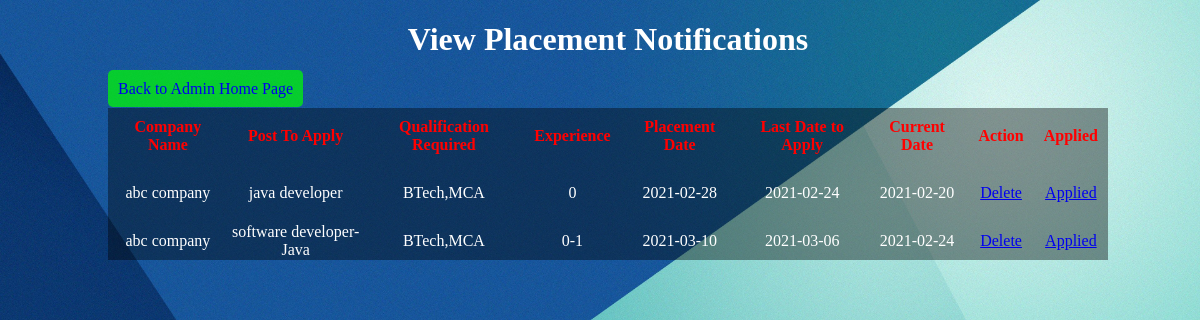
/admin_view_notification.php, run on the app's committed database.
### tables this page shows
CREATE TABLE `plcementnotificatiob_tb` (
  `noti_id` int(10) NOT NULL,
  `company_name` varchar(40) NOT NULL,
  `company_post` varchar(30) NOT NULL,
  `expeirience` varchar(10) NOT NULL,
  `add_date` date NOT NULL,
  `plcement_date` date NOT NULL,
  `last_date_to_apply` date NOT NULL,
  `qualifications` varchar(60) NOT NULL,
  `login_id` int(10) NOT NULL
);

### admin_view_notification.php (the view, shortened to what this page needs)
<?php
	require('db_connectivity.php');
?>
<!DOCTYPE html>
<html>
	<head>
		<link rel="stylesheet" href="css/view_table.css">
	</head>
	<body class="table">
	 <div>
	    <h1>View Placement Notifications</h1>
			  	<a class="add_new" href='admin_home.php'>Back to Admin Home Page</a>
		<table>
			<thead>
				<tr>
					<th>Company Name</th>
					<th>Post To Apply</th>
					<th>Qualification Required</th>
					<th>Experience</th>
					<th>Placement Date</th>
					<th>Last Date to Apply</th>
					<th>Current Date</th>
					<th>Action</th>
					<th>Applied</th>
				</tr>
			</thead>
			<tbody>
				<?php
					$sql="select * from plcementnotificatiob_tb";
					if(mysqli_query($mysql,$sql))
					{
						$result=mysqli_query($mysql,$sql);
						if(mysqli_num_rows($result)>0)
						{
							while($row=mysqli_fetch_assoc($result))
							{
								echo "<tr>
									<td>".$row['company_name']."</td>
									<td>".$row['company_post']."</td>
									<td>".$row['qualifications']." </td>
									<td>".$row['expeirience']."</td>
									<td>".$row['plcement_date']."</td>
									<td>".$row['last_date_to_apply']."</td>
									<td>".$row['add_date']."</td>
									<td><a href=delete_noti.php?id=".$row['noti_id'].">Delete</a></td>
									<td><a href=applied_students.php?id=".$row['noti_id'].">Applied</a></td>
									</tr>";
							}
						}
					}
				?>
			</tbody>
		</table>
	  </div>
	</body>
</html>

### css/view_table.css (style rules this page uses)
.table { background-image:url("../img/stud2.jpg"); background-size:cover; background-repeat:no-repeat; width:100%; }
h1 { text-align:center; color:white; }
table { border:0px solid; border-collapse:collapse; background-color:rgba(0,0,0,0.4); width:1000px; height:auto; margin-left:100px; padding:10px; margin-top:10px; }
th { margin-top:100px; border:0px solid; border-collapse:collapse; text-align:center; color:red; padding:10px; }
td { padding-top:20px; border:0px solid; margin-top:50px; border-collapse:collapse; text-align:center; color:white; }
.add_new { border:0px solid; text-decoration:none; border-radius:5px; background-color:rgba(0,255,0,0.7); margin-left:100px; width:100px; height:auto; padding:10px; }

### data on the page
plcementnotificatiob_tb: company_name "abc company", company_post "java developer", qualifications "BTech,MCA", expeirience "0", plcement_date "2021-02-28", last_date_to_apply "2021-02-24", add_date "2021-02-20"
plcementnotificatiob_tb: company_name "abc company", company_post "software developer-Java", qualifications "BTech,MCA", expeirience "0-1", plcement_date "2021-03-10", last_date_to_apply "2021-03-06", add_date "2021-02-24"
